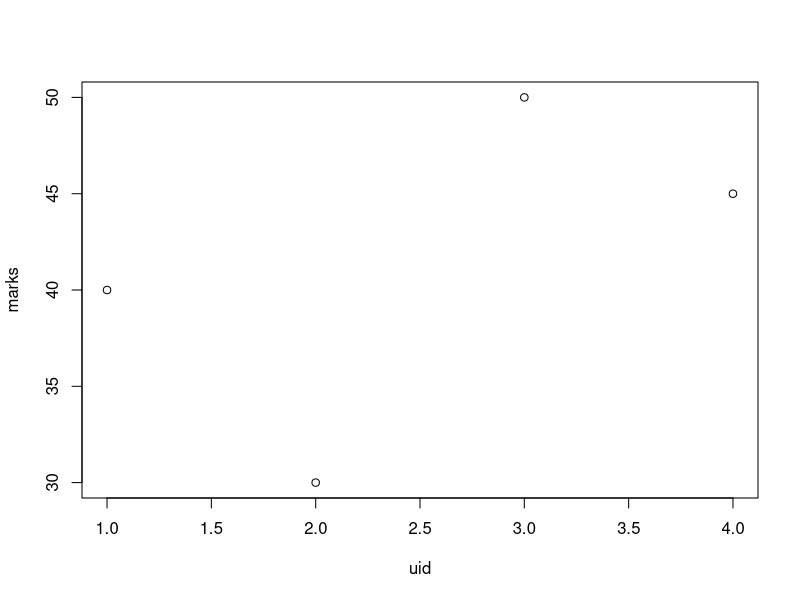
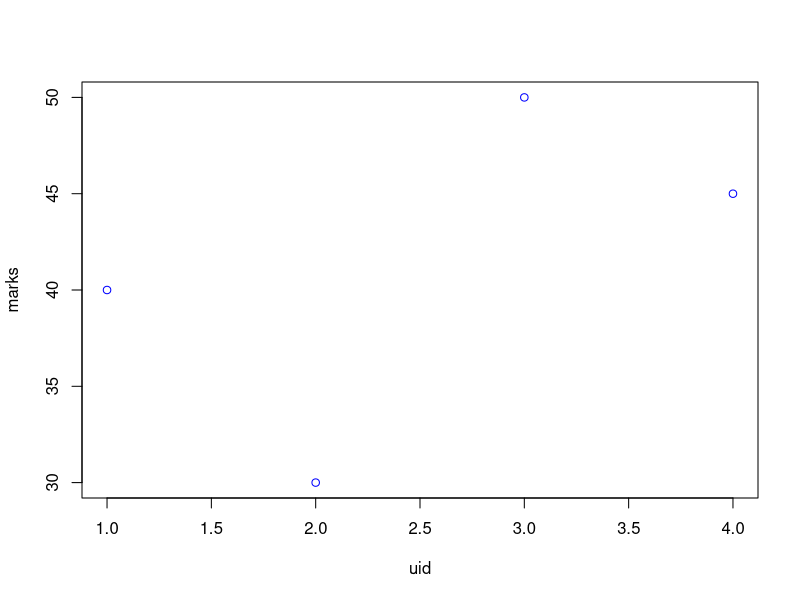
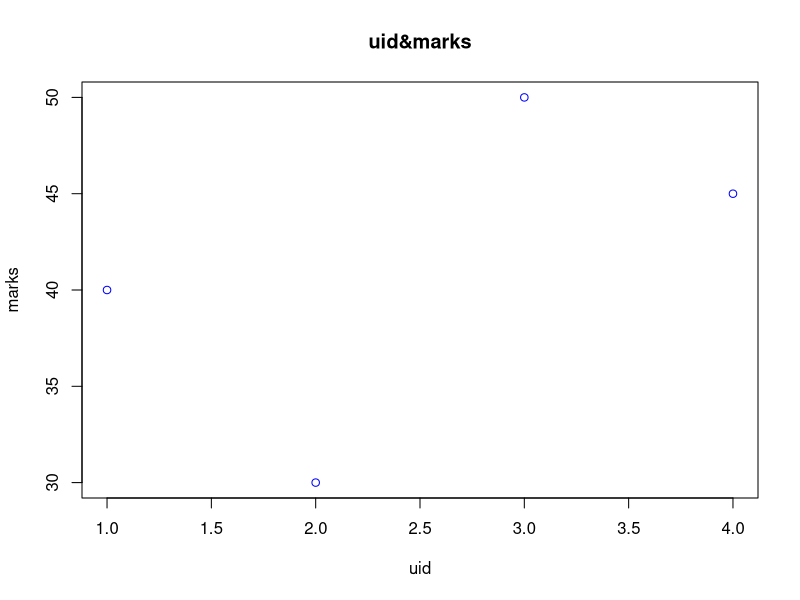
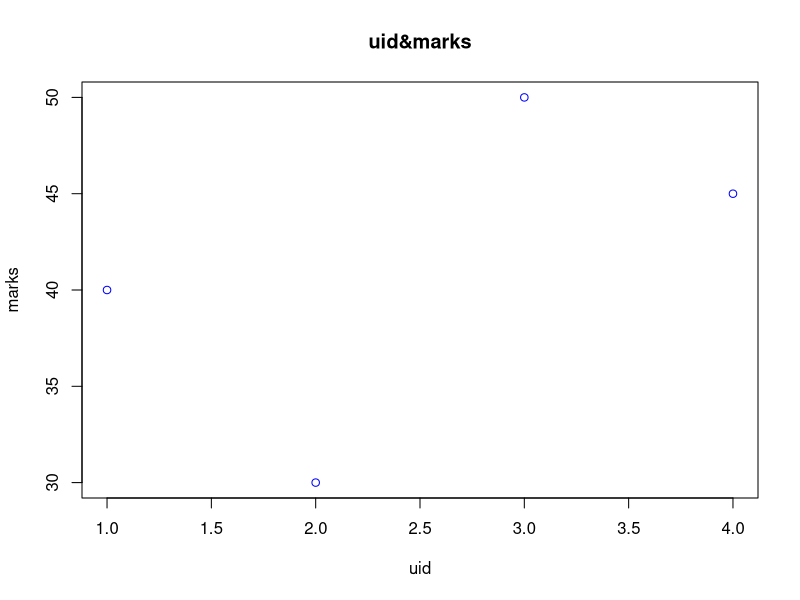
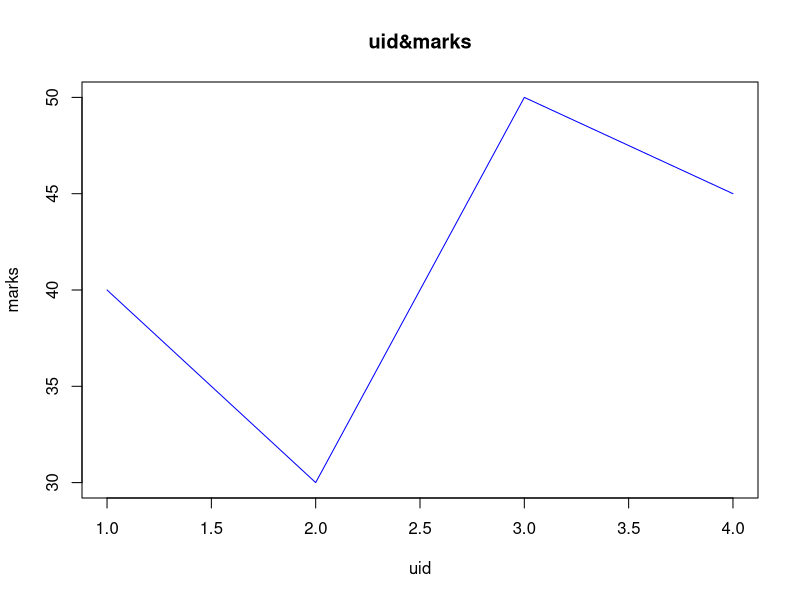
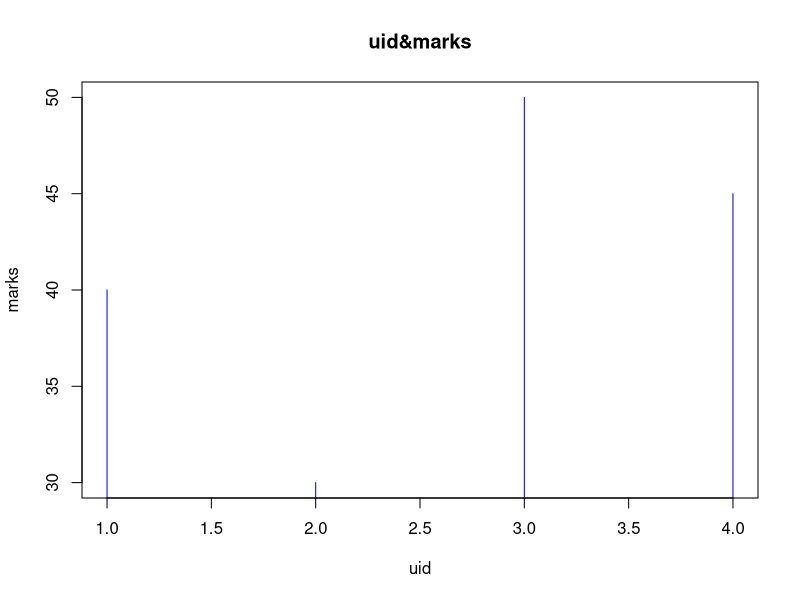
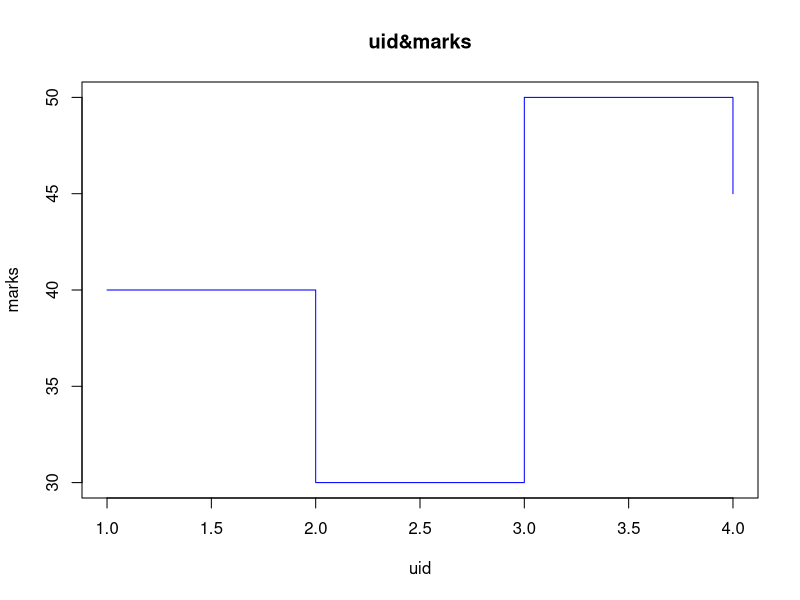
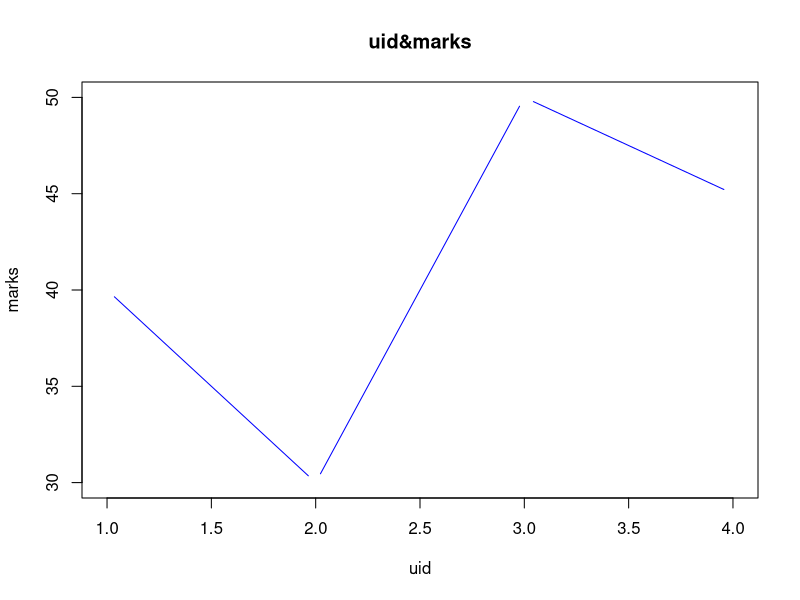

Write R code to recreate these figures, in order.
uid<-c(1,2,3,4)
marks<-c(40,30,50,45)
op<-lm(marks ~ uid)
print(op)
print(summary(op))
x<-data.frame(uid=6)
y<- predict(op,x)
print(y)
p<-lm(uid ~ marks)
print(p)
q<-data.frame(marks=50)
r<-predict(p,q)
print(r)
plot(uid,marks)
plot(uid,marks,col='blue')
plot(uid,marks,col='blue',main = 'uid&marks')
plot(uid,marks,col='blue',main = 'uid&marks',xlab = 'uid',ylab = 'marks')
plot(uid,marks,col='blue',main = 'uid&marks',xlab = 'uid',ylab = 'marks',type = 'l')
plot(uid,marks,col='blue',main = 'uid&marks',xlab = 'uid',ylab = 'marks',type='h')
plot(uid,marks,col='blue',main = 'uid&marks',xlab = 'uid',ylab = 'marks',type='s')
plot(uid,marks,col='blue',main = 'uid&marks',xlab = 'uid',ylab = 'marks',type='c')
plot(uid,marks,col='blue',main = 'uid&marks',xlab = 'uid',ylab = 'marks',type='n')
age<-c(21,20,25,23)
height<-c(5.5,3.4,6,4.3)
x<-lm(age ~ height)
print(x)
plot(age,height)
